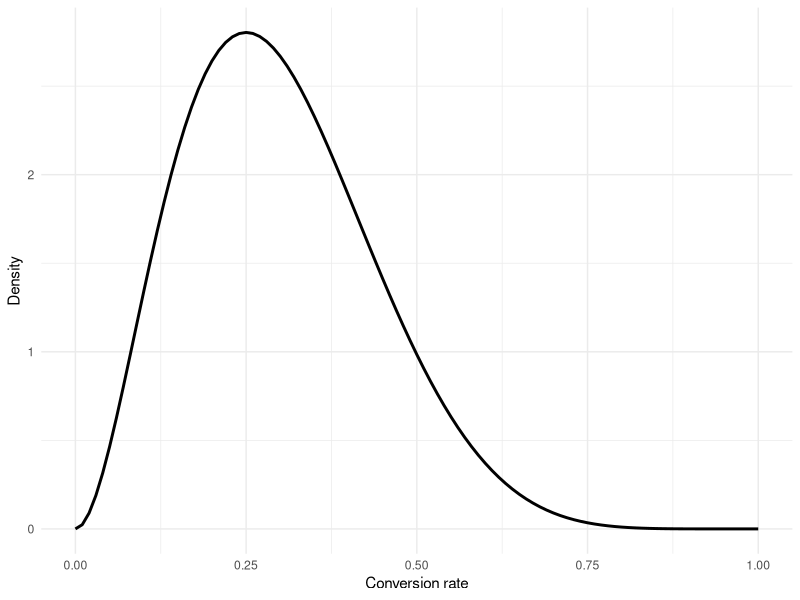
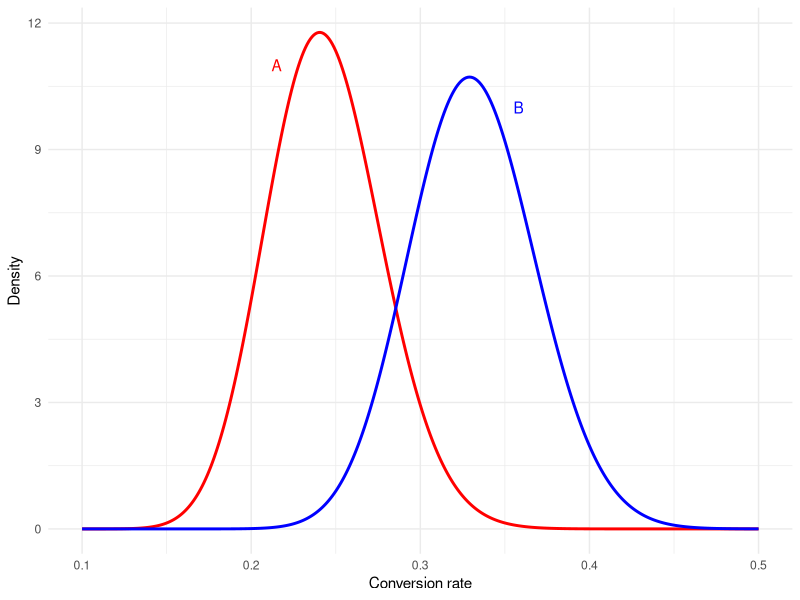
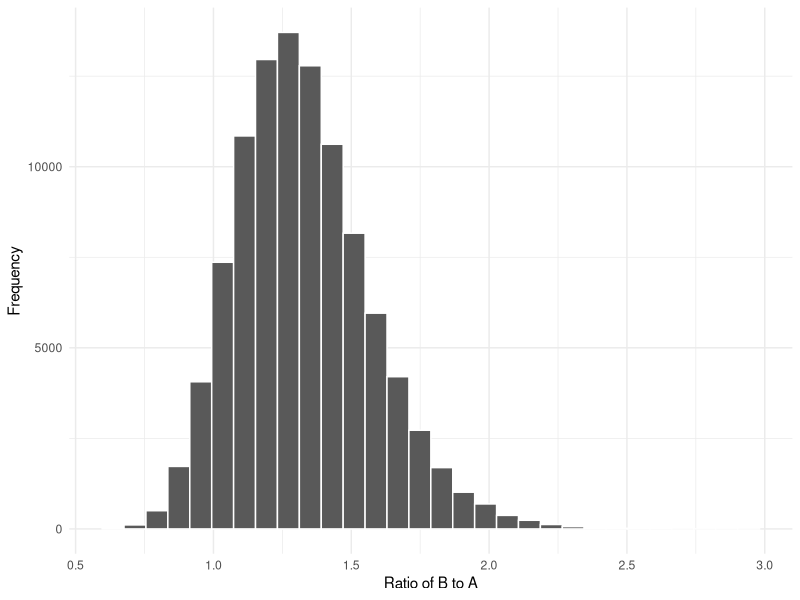
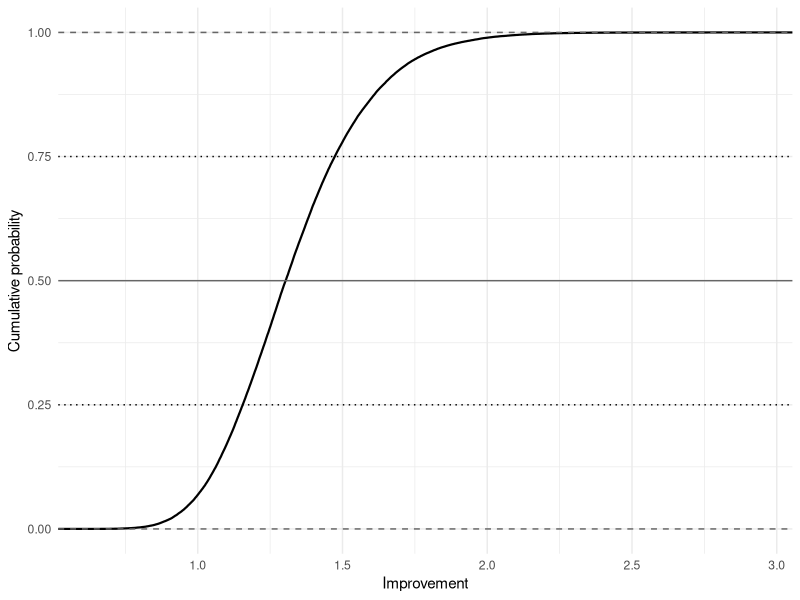

These figures' R source, in order:
## ---- chunk 1
n.trials <- 100000

experiments <- list(
  a.successes = 36,
  a.failures = 114,
  b.successes = 50,
  b.failures = 100
)

ab_experiment <- function(data, prior.a.alpha, prior.a.beta, prior.b.alpha=NULL, prior.b.beta=NULL) {
  
  if (is.null(prior.b.alpha)) {
    prior.b.alpha <- prior.a.alpha
  }
  
  if (is.null(prior.b.beta)) {
    prior.b.beta <- prior.a.beta
  }
  
  
  A.successes <- data$a.successes
  A.failures <- data$a.failures
  B.successes <- data$b.successes
  B.failures <- data$b.failures
  
  a.samples <- rbeta(n.trials, A.successes+prior.a.alpha, A.failures+prior.a.beta)
  b.samples <- rbeta(n.trials, B.successes+prior.b.alpha, B.failures+prior.b.beta)
  
  p.b_superior <- sum(b.samples > a.samples)/n.trials
  return (p.b_superior)
}

ab_experiment(experiments, 3, 7)
## ---- chunk 2
ab_experiment(experiments, 300, 700)
## ---- chunk 3
ab_experiment(experiments, 30,70, 20, 80)
## ---- chunk 4
true.rate <- 0.25
number.of.samples <- 100
results <- runif(number.of.samples) <= true.rate
## ---- chunk 5
iters <- 0
max_iters <- 100
continue_experiment <- TRUE
number.of.samples <- 100

A.success.count <- 36
A.fail.count <- 114
B.success.count <- 50
B.fail.count <- 100

true.a.rate <- 0.25
true.b.rate <- 0.3
while(iters < max_iters & continue_experiment) {
  
  A.results <- sum(runif(number.of.samples) <= true.a.rate)
  B.results <- sum(runif(number.of.samples) <= true.b.rate)
  
  A.success.count <- A.success.count + A.results
  A.fail.count <- A.fail.count + (number.of.samples - A.results)
  
  B.success.count <- B.success.count + B.results
  B.fail.count <- B.fail.count + (number.of.samples - B.results)
  
  A.mean <- A.success.count/(A.success.count + A.fail.count)
  B.mean <- B.success.count/(B.success.count + B.fail.count)
  
  if(A.mean > B.mean) {
    A.lower.bound <- qbeta(0.025, A.success.count, A.fail.count)
    B.upper.bound <- qbeta(0.975, A.success.count, A.fail.count)
    
    # the two distributions no longer overlap at the 95% confidence level,
    # terminate the loop and print results.
    if(A.lower.bound > B.upper.bound) {
      continue_experiment <- FALSE
    }
    
  } else {
    A.upper.bound <- qbeta(0.975, A.success.count, A.fail.count)
    B.lower.bound <- qbeta(0.025, B.success.count, B.fail.count)
    
    # the two distributions no longer overlap at the 95% confidence level,
    # terminate the loop and print results.
    if(B.lower.bound > A.upper.bound) {
      continue_experiment <- FALSE
    }
  }
  
  if (!continue_experiment) {
    A.lower.bound <- qbeta(0.025, A.success.count, A.fail.count)
    A.upper.bound <- qbeta(0.975, A.success.count, A.fail.count)
    B.lower.bound <- qbeta(0.025, B.success.count, B.fail.count)
    B.upper.bound <- qbeta(0.975, B.success.count, B.fail.count)
    print(
      paste("Mean for A:",round(A.mean,4),"Mean for B:", round(B.mean, 4),
          "A:95% Lower/Upper",round(A.lower.bound,4),round(A.upper.bound,4),
          "B:95% Lower/Upper",round(B.lower.bound,4),round(B.upper.bound,4)
      )
    )
  }
  
  iters <- iters + 1
}
## ---- chunk 6
library(tidyverse)
theme_set(theme_minimal())
x <- seq(0,1,0.01)
y <- dbeta(x, 3,7)
tibble(x,y) |> 
  ggplot(aes(x=x,y=y)) +
  geom_line(linewidth=1) +
  labs(
    x="Conversion rate",
    y="Density"
  )
## ---- chunk 7
x <- seq(0.1,0.5,0.001)
y1 <- dbeta(x,39,121)
y2 <- dbeta(x,53,107)

tibble(x,y1,y2) |> 
  ggplot(aes(x=x)) +
  geom_line(aes(y=y1), colour="red", linewidth=1) +
  geom_line(aes(y=y2), colour="blue", linewidth=1) +
  labs(
    y="Density",
    x="Conversion rate"
  ) +
  annotate("text", label="A", colour="red", x=0.215, y=11) +
  annotate("text", label="B", colour="blue", x=0.358, y=10)
## ---- chunk 8
n.trials <- 100000
prior.alpha <- 3
prior.beta <- 7
a.samples <- rbeta(n.trials, prior.alpha + 36, prior.beta + 114)
b.samples <- rbeta(n.trials, prior.alpha + 50, prior.beta + 107)

prop_b_wins <- sum(b.samples > a.samples)/n.trials
## ---- chunk 9
perf_metrics <- b.samples/a.samples
tibble(x=perf_metrics) |> 
  ggplot(aes(x=x)) + 
  geom_histogram(colour="white") +
  labs(
    x="Ratio of B to A",
    y="Frequency"
  )
## ---- chunk 10
tibble(x=perf_metrics) |> 
  ggplot(aes(x=x)) +
  stat_ecdf(linewidth=0.75) +
  geom_hline(yintercept = 0.25, linetype="dotted") +
  geom_hline(yintercept = 0.75, linetype="dotted") +
  geom_hline(yintercept = 0.5, colour="grey40") +
  geom_hline(yintercept = 1, linetype="dashed", colour="grey40") +
  geom_hline(yintercept = 0, linetype="dashed", colour="grey40")+
  labs(
    y="Cumulative probability",
    x="Improvement"
  )
